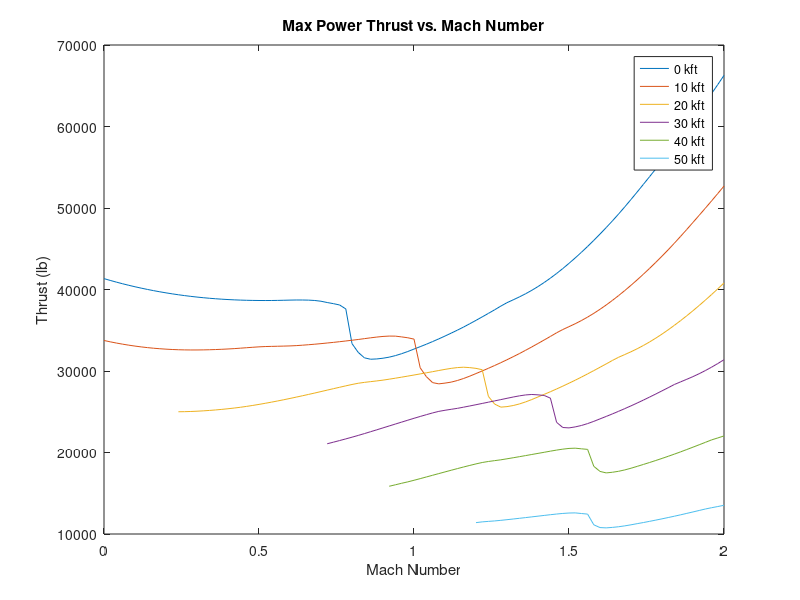
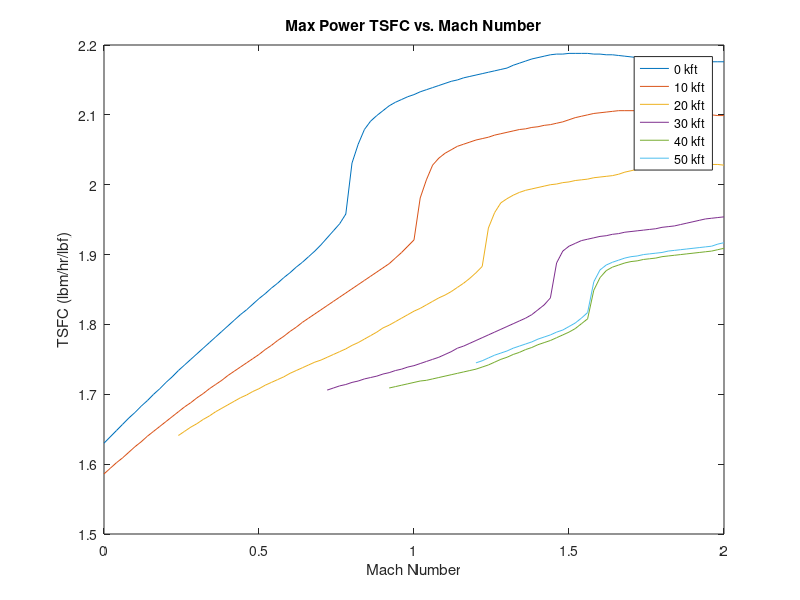

Here is the MATLAB script that generated these plots, in order:
% Afterburning Engine Data
clear; close all;

% 0 kft
ALT_0 = [            0.000       0.000        0.000        0.000        0.000        0.000        0.000        0.000        0.000        0.000        0.000        0.000        0.000        0.000        0.000        0.000        0.000        0.000        0.000        0.000        0.000        0.000        0.000        0.000        0.000        0.000        0.000        0.000        0.000        0.000        0.000        0.000        0.000        0.000        0.000        0.000        0.000        0.000        0.000        0.000        0.000        0.000        0.000        0.000        0.000        0.000        0.000        0.000        0.000        0.000        0.000        0.000        0.000        0.000        0.000        0.000        0.000        0.000        0.000        0.000        0.000        0.000        0.000        0.000        0.000        0.000        0.000        0.000        0.000        0.000        0.000        0.000        0.000        0.000        0.000        0.000        0.000        0.000        0.000        0.000        0.000        0.000        0.000        0.000        0.000        0.000        0.000        0.000        0.000        0.000        0.000        0.000        0.000        0.000        0.000        0.000        0.000        0.000        0.000        0.000        0.000 ];
Mn_0 = [               0.0000      0.0200       0.0400       0.0600       0.0800       0.1000       0.1200       0.1400       0.1600       0.1800       0.2000       0.2200       0.2400       0.2600       0.2800       0.3000       0.3200       0.3400       0.3600       0.3800       0.4000       0.4200       0.4400       0.4600       0.4800       0.5000       0.5200       0.5400       0.5600       0.5800       0.6000       0.6200       0.6400       0.6600       0.6800       0.7000       0.7200       0.7400       0.7600       0.7800       0.8000       0.8200       0.8400       0.8600       0.8800       0.9000       0.9200       0.9400       0.9600       0.9800       1.0000       1.0200       1.0400       1.0600       1.0800       1.1000       1.1200       1.1400       1.1600       1.1800       1.2000       1.2200       1.2400       1.2600       1.2800       1.3000       1.3200       1.3400       1.3600       1.3800       1.4000       1.4200       1.4400       1.4600       1.4800       1.5000       1.5200       1.5400       1.5600       1.5800       1.6000       1.6200       1.6400       1.6600       1.6800       1.7000       1.7200       1.7400       1.7600       1.7800       1.8000       1.8200       1.8400       1.8600       1.8800       1.9000       1.9200       1.9400       1.9600       1.9800       2.0000 ];
TSFC_0 = [               1.630       1.639        1.648        1.657        1.666        1.674        1.683        1.691        1.700        1.708        1.717        1.725        1.734        1.742        1.750        1.758        1.766        1.774        1.782        1.790        1.798        1.806        1.814        1.821        1.829        1.837        1.844        1.852        1.859        1.867        1.874        1.882        1.889        1.897        1.905        1.914        1.924        1.934        1.944        1.958        2.031        2.058        2.079        2.091        2.099        2.106        2.113        2.118        2.122        2.126        2.129        2.133        2.136        2.139        2.142        2.145        2.148        2.150        2.153        2.155        2.157        2.159        2.161        2.163        2.165        2.167        2.171        2.174        2.177        2.180        2.182        2.184        2.186        2.187        2.187        2.188        2.188        2.188        2.188        2.187        2.187        2.186        2.186        2.185        2.184        2.183        2.182        2.181        2.180        2.179        2.179        2.178        2.178        2.177        2.177        2.177        2.177        2.176        2.176        2.176        2.176 ];
Fn_0 = [        41334.605   41115.071    40905.146    40704.679    40515.451    40336.890    40168.112    40008.873    39859.756    39719.803    39589.360    39467.368    39355.075    39251.762    39157.370    39071.599    38994.465    38925.572    38865.038    38812.319    38767.236    38729.943    38699.871    38676.989    38660.902    38651.271    38647.724    38650.865    38663.337    38680.454    38699.383    38713.051    38711.410    38696.351    38652.022    38560.374    38402.720    38264.977    38101.456    37615.935    33361.206    32287.994    31616.932    31444.004    31480.701    31569.251    31700.167    31888.974    32123.038    32392.176    32691.414    32987.152    33288.990    33611.292    33944.108    34288.766    34646.375    35013.920    35395.581    35800.873    36214.869    36639.276    37069.552    37507.683    37961.822    38383.845    38733.531    39091.437    39478.546    39900.446    40361.780    40859.519    41394.978    41965.585    42570.843    43208.482    43872.329    44563.769    45283.488    46030.231    46801.652    47597.774    48416.514    49265.152    50144.132    51047.800    51967.247    52905.242    53848.358    54800.996    55768.750    56749.773    57742.861    58750.450    59766.802    60800.127    61857.025    62939.782    64039.211    65149.320    66269.397 ];

% 10 kft
ALT_10 = [      10000.000   10000.000    10000.000    10000.000    10000.000    10000.000    10000.000    10000.000    10000.000    10000.000    10000.000    10000.000    10000.000    10000.000    10000.000    10000.000    10000.000    10000.000    10000.000    10000.000    10000.000    10000.000    10000.000    10000.000    10000.000    10000.000    10000.000    10000.000    10000.000    10000.000    10000.000    10000.000    10000.000    10000.000    10000.000    10000.000    10000.000    10000.000    10000.000    10000.000    10000.000    10000.000    10000.000    10000.000    10000.000    10000.000    10000.000    10000.000    10000.000    10000.000    10000.000    10000.000    10000.000    10000.000    10000.000    10000.000    10000.000    10000.000    10000.000    10000.000    10000.000    10000.000    10000.000    10000.000    10000.000    10000.000    10000.000    10000.000    10000.000    10000.000    10000.000    10000.000    10000.000    10000.000    10000.000    10000.000    10000.000    10000.000    10000.000    10000.000    10000.000    10000.000    10000.000    10000.000    10000.000    10000.000    10000.000    10000.000    10000.000    10000.000    10000.000    10000.000    10000.000    10000.000    10000.000    10000.000    10000.000    10000.000    10000.000    10000.000    10000.000 ];
Mn_10 = [       0.0000      0.0200       0.0400       0.0600       0.0800       0.1000       0.1200       0.1400       0.1600       0.1800       0.2000       0.2200       0.2400       0.2600       0.2800       0.3000       0.3200       0.3400       0.3600       0.3800       0.4000       0.4200       0.4400       0.4600       0.4800       0.5000       0.5200       0.5400       0.5600       0.5800       0.6000       0.6200       0.6400       0.6600       0.6800       0.7000       0.7200       0.7400       0.7600       0.7800       0.8000       0.8200       0.8400       0.8600       0.8800       0.9000       0.9200       0.9400       0.9600       0.9800       1.0000       1.0200       1.0400       1.0600       1.0800       1.1000       1.1200       1.1400       1.1600       1.1800       1.2000       1.2200       1.2400       1.2600       1.2800       1.3000       1.3200       1.3400       1.3600       1.3800       1.4000       1.4200       1.4400       1.4600       1.4800       1.5000       1.5200       1.5400       1.5600       1.5800       1.6000       1.6200       1.6400       1.6600       1.6800       1.7000       1.7200       1.7400       1.7600       1.7800       1.8000       1.8200       1.8400       1.8600       1.8800       1.9000       1.9200       1.9400       1.9600       1.9800       2.0000]; 
TSFC_10 = [       1.586       1.594        1.602        1.609        1.617        1.625        1.632        1.640        1.647        1.654        1.661        1.668        1.675        1.682        1.688        1.695        1.701        1.708        1.714        1.720        1.727        1.733        1.739        1.745        1.751        1.757        1.764        1.770        1.777        1.783        1.790        1.796        1.803        1.809        1.815        1.821        1.827        1.833        1.839        1.845        1.851        1.857        1.863        1.869        1.875        1.881        1.887        1.895        1.903        1.912        1.921        1.981        2.007        2.028        2.038        2.045        2.050        2.055        2.058        2.061        2.064        2.066        2.068        2.071        2.073        2.075        2.077        2.079        2.080        2.082        2.083        2.085        2.086        2.088        2.090        2.093        2.096        2.098        2.100        2.102        2.103        2.104        2.105        2.106        2.106        2.106        2.106        2.106        2.105        2.105        2.104        2.104        2.103        2.102        2.102        2.101        2.101        2.100        2.100        2.099        2.099 ];
Fn_10 = [    33744.808   33581.230    33431.046    33293.873    33169.500    33057.700    32957.995    32870.558    32794.944    32733.481    32680.978    32639.073    32608.687    32589.833    32581.195    32582.066    32591.366    32608.444    32633.312    32664.577    32703.236    32746.512    32801.117    32857.257    32912.566    32963.640    33001.099    33020.620    33037.808    33056.814    33078.819    33114.824    33166.549    33224.800    33288.678    33358.340    33435.422    33512.343    33596.097    33683.776    33774.429    33867.886    33970.321    34071.639    34165.097    34241.851    34285.410    34278.058    34185.349    34077.599    33912.880    30390.920    29300.743    28573.631    28424.264    28515.091    28636.966    28833.844    29082.437    29370.783    29687.171    30006.539    30332.680    30672.671    31018.930    31382.123    31755.774    32138.267    32541.984    32954.820    33377.746    33807.080    34241.616    34689.184    35089.809    35442.425    35799.709    36189.345    36614.702    37075.045    37570.710    38100.133    38662.119    39254.943    39874.174    40516.864    41186.389    41879.102    42594.911    43333.141    44091.358    44874.486    45687.010    46521.973    47370.283    48236.497    49107.582    49985.656    50875.530    51779.460    52691.464 ];

% 20 kft
ALT_20 = [     20000.000   20000.000    20000.000    20000.000    20000.000    20000.000    20000.000    20000.000    20000.000    20000.000    20000.000    20000.000    20000.000    20000.000    20000.000    20000.000    20000.000    20000.000    20000.000    20000.000    20000.000    20000.000    20000.000    20000.000    20000.000    20000.000    20000.000    20000.000    20000.000    20000.000    20000.000    20000.000    20000.000    20000.000    20000.000    20000.000    20000.000    20000.000    20000.000    20000.000    20000.000    20000.000    20000.000    20000.000    20000.000    20000.000    20000.000    20000.000    20000.000    20000.000    20000.000    20000.000    20000.000    20000.000    20000.000    20000.000    20000.000    20000.000    20000.000    20000.000    20000.000    20000.000    20000.000    20000.000    20000.000    20000.000    20000.000    20000.000    20000.000    20000.000    20000.000    20000.000    20000.000    20000.000    20000.000    20000.000    20000.000    20000.000    20000.000    20000.000    20000.000    20000.000    20000.000    20000.000    20000.000    20000.000    20000.000    20000.000    20000.000 ];
Mn_20 = [          0.2400      0.2600       0.2800       0.3000       0.3200       0.3400       0.3600       0.3800       0.4000       0.4200       0.4400       0.4600       0.4800       0.5000       0.5200       0.5400       0.5600       0.5800       0.6000       0.6200       0.6400       0.6600       0.6800       0.7000       0.7200       0.7400       0.7600       0.7800       0.8000       0.8200       0.8400       0.8600       0.8800       0.9000       0.9200       0.9400       0.9600       0.9800       1.0000       1.0200       1.0400       1.0600       1.0800       1.1000       1.1200       1.1400       1.1600       1.1800       1.2000       1.2200       1.2400       1.2600       1.2800       1.3000       1.3200       1.3400       1.3600       1.3800       1.4000       1.4200       1.4400       1.4600       1.4800       1.5000       1.5200       1.5400       1.5600       1.5800       1.6000       1.6200       1.6400       1.6600       1.6800       1.7000       1.7200       1.7400       1.7600       1.7800       1.8000       1.8200       1.8400       1.8600       1.8800       1.9000       1.9200       1.9400       1.9600       1.9800       2.0000 ];
TSFC_20 = [         1.641       1.647        1.653        1.658        1.664        1.669        1.675        1.680        1.685        1.690        1.695        1.699        1.704        1.708        1.713        1.717        1.721        1.725        1.730        1.734        1.738        1.742        1.746        1.749        1.753        1.757        1.761        1.765        1.770        1.774        1.779        1.784        1.789        1.795        1.799        1.804        1.809        1.814        1.819        1.823        1.828        1.833        1.838        1.842        1.847        1.853        1.859        1.866        1.874        1.883        1.938        1.960        1.974        1.980        1.985        1.989        1.992        1.994        1.996        1.998        2.000        2.001        2.003        2.004        2.006        2.007        2.008        2.010        2.011        2.012        2.013        2.015        2.018        2.020        2.022        2.024        2.026        2.027        2.028        2.029        2.029        2.029        2.029        2.029        2.029        2.029        2.029        2.029        2.028 ];
Fn_20 = [         24999.593   25010.965    25034.063    25067.164    25110.053    25161.693    25222.192    25291.512    25369.193    25455.106    25550.556    25659.079    25776.815    25903.305    26036.886    26177.172    26323.159    26475.668    26632.682    26794.565    26960.569    27128.998    27300.216    27477.661    27653.799    27830.540    28003.604    28178.681    28345.775    28496.161    28605.053    28695.494    28783.501    28880.422    28996.871    29118.629    29245.210    29375.065    29507.778    29642.922    29779.618    29917.315    30061.655    30200.015    30324.480    30420.567    30465.551    30415.516    30323.399    30159.826    26885.860    25945.864    25566.465    25630.772    25763.422    25956.970    26208.315    26498.339    26818.167    27133.962    27458.622    27795.712    28143.365    28502.247    28870.220    29251.482    29645.997    30049.232    30458.486    30870.918    31293.320    31685.857    32020.586    32361.656    32730.815    33131.006    33565.914    34033.589    34528.721    35054.952    35608.819    36183.584    36780.461    37400.634    38041.924    38703.497    39383.920    40081.788    40804.573 ];

% 30 kft
ALT_30 = [    30000.000   30000.000    30000.000    30000.000    30000.000    30000.000    30000.000    30000.000    30000.000    30000.000    30000.000    30000.000    30000.000    30000.000    30000.000    30000.000    30000.000    30000.000    30000.000    30000.000    30000.000    30000.000    30000.000    30000.000    30000.000    30000.000    30000.000    30000.000    30000.000    30000.000    30000.000    30000.000    30000.000    30000.000    30000.000    30000.000    30000.000    30000.000    30000.000    30000.000    30000.000    30000.000    30000.000    30000.000    30000.000    30000.000    30000.000    30000.000    30000.000    30000.000    30000.000    30000.000    30000.000    30000.000    30000.000    30000.000    30000.000    30000.000    30000.000    30000.000    30000.000    30000.000    30000.000    30000.000    30000.000]; 
Mn_30 = [              0.7200      0.7400       0.7600       0.7800       0.8000       0.8200       0.8400       0.8600       0.8800       0.9000       0.9200       0.9400       0.9600       0.9800       1.0000       1.0200       1.0400       1.0600       1.0800       1.1000       1.1200       1.1400       1.1600       1.1800       1.2000       1.2200       1.2400       1.2600       1.2800       1.3000       1.3200       1.3400       1.3600       1.3800       1.4000       1.4200       1.4400       1.4600       1.4800       1.5000       1.5200       1.5400       1.5600       1.5800       1.6000       1.6200       1.6400       1.6600       1.6800       1.7000       1.7200       1.7400       1.7600       1.7800       1.8000       1.8200       1.8400       1.8600       1.8800       1.9000       1.9200       1.9400       1.9600       1.9800       2.0000 ];
TSFC_30 = [             1.706       1.709        1.712        1.714        1.717        1.719        1.722        1.724        1.726        1.729        1.731        1.734        1.736        1.739        1.741        1.744        1.747        1.750        1.753        1.757        1.761        1.766        1.769        1.773        1.777        1.781        1.785        1.789        1.793        1.797        1.801        1.805        1.809        1.814        1.821        1.828        1.838        1.888        1.905        1.912        1.916        1.920        1.922        1.924        1.926        1.927        1.929        1.930        1.932        1.933        1.934        1.935        1.936        1.937        1.939        1.940        1.941        1.943        1.945        1.947        1.949        1.951        1.952        1.953        1.954 ];
Fn_30 = [         21071.862   21267.200    21466.423    21670.451    21878.751    22094.861    22320.922    22552.356    22785.138    23021.200    23257.232    23493.414    23728.338    23964.151    24196.918    24422.924    24642.424    24856.737    25046.436    25181.954    25300.881    25419.172    25563.214    25712.076    25864.358    26019.265    26174.839    26332.367    26489.768    26651.193    26807.996    26950.776    27064.411    27120.274    27073.931    26999.273    26670.456    23700.562    23067.678    23019.380    23141.319    23314.789    23547.931    23822.008    24126.559    24425.902    24735.944    25056.215    25385.992    25724.009    26070.432    26431.728    26803.833    27180.316    27565.491    27951.262    28346.981    28667.952    28985.072    29312.859    29670.392    30056.724    30472.202    30915.323    31386.010 ];

% 40 kft
ALT_40 = [         40000.000   40000.000    40000.000    40000.000    40000.000    40000.000    40000.000    40000.000    40000.000    40000.000    40000.000    40000.000    40000.000    40000.000    40000.000    40000.000    40000.000    40000.000    40000.000    40000.000    40000.000    40000.000    40000.000    40000.000    40000.000    40000.000    40000.000    40000.000    40000.000    40000.000    40000.000    40000.000    40000.000    40000.000    40000.000    40000.000    40000.000    40000.000    40000.000    40000.000    40000.000    40000.000    40000.000    40000.000    40000.000    40000.000    40000.000    40000.000    40000.000    40000.000    40000.000    40000.000    40000.000    40000.000    40000.000 ];
Mn_40 = [            0.9200      0.9400       0.9600       0.9800       1.0000       1.0200       1.0400       1.0600       1.0800       1.1000       1.1200       1.1400       1.1600       1.1800       1.2000       1.2200       1.2400       1.2600       1.2800       1.3000       1.3200       1.3400       1.3600       1.3800       1.4000       1.4200       1.4400       1.4600       1.4800       1.5000       1.5200       1.5400       1.5600       1.5800       1.6000       1.6200       1.6400       1.6600       1.6800       1.7000       1.7200       1.7400       1.7600       1.7800       1.8000       1.8200       1.8400       1.8600       1.8800       1.9000       1.9200       1.9400       1.9600       1.9800       2.0000 ];
TSFC_40 = [              1.709       1.711        1.713        1.715        1.717        1.719        1.720        1.722        1.724        1.726        1.728        1.730        1.732        1.734        1.736        1.739        1.742        1.746        1.750        1.753        1.757        1.760        1.764        1.767        1.771        1.774        1.777        1.781        1.785        1.789        1.794        1.801        1.808        1.849        1.867        1.877        1.882        1.885        1.888        1.890        1.891        1.893        1.894        1.895        1.897        1.898        1.899        1.900        1.901        1.902        1.903        1.904        1.905        1.907        1.909 ];
Fn_40 = [        15857.742   16038.910    16224.204    16397.377    16592.045    16794.054    16999.780    17206.776    17412.968    17619.034    17822.721    18025.934    18224.056    18415.078    18602.139    18772.442    18899.098    19001.989    19103.066    19227.638    19356.241    19487.413    19621.400    19756.856    19891.845    20027.164    20165.883    20296.612    20411.949    20500.483    20530.858    20453.051    20383.492    18305.102    17679.550    17497.169    17575.911    17694.649    17865.395    18070.454    18300.125    18535.451    18773.465    19020.853    19274.366    19535.470    19802.446    20079.517    20366.008    20656.355    20950.394    21247.243    21547.977    21787.746    22032.570 ];

% 50 kft
ALT_50 = [         50000.000   50000.000    50000.000    50000.000    50000.000    50000.000    50000.000    50000.000    50000.000    50000.000    50000.000    50000.000    50000.000    50000.000    50000.000    50000.000    50000.000    50000.000    50000.000    50000.000    50000.000    50000.000    50000.000    50000.000    50000.000    50000.000    50000.000    50000.000    50000.000    50000.000    50000.000    50000.000    50000.000    50000.000    50000.000    50000.000    50000.000    50000.000    50000.000    50000.000    50000.000 ];
Mn_50 = [            1.2000      1.2200       1.2400       1.2600       1.2800       1.3000       1.3200       1.3400       1.3600       1.3800       1.4000       1.4200       1.4400       1.4600       1.4800       1.5000       1.5200       1.5400       1.5600       1.5800       1.6000       1.6200       1.6400       1.6600       1.6800       1.7000       1.7200       1.7400       1.7600       1.7800       1.8000       1.8200       1.8400       1.8600       1.8800       1.9000       1.9200       1.9400       1.9600       1.9800       2.0000 ];
TSFC_50 = [             1.745      1.748        1.752        1.756        1.759        1.762        1.766        1.769        1.772        1.775        1.779        1.782        1.785        1.789        1.792        1.797        1.802        1.809        1.817        1.861        1.878        1.885        1.889        1.892        1.895        1.897        1.898        1.900        1.901        1.902        1.903        1.905        1.906        1.907        1.908        1.909        1.910        1.911        1.912        1.915        1.917 ];
Fn_50 = [        11395.122   11488.306    11548.477    11604.618    11676.681    11757.317    11840.876    11926.420    12013.607    12101.853    12190.298    12279.703    12368.198    12450.963    12523.129    12574.750    12590.622    12515.051    12440.944    11128.386    10788.916    10751.952    10810.815    10890.767    10999.458    11128.283    11270.186    11407.113    11553.591    11705.426    11860.863    12020.700    12184.305    12354.384    12530.017    12707.570    12887.299    13068.652    13226.448    13370.872    13524.790 ];

% plot max power thrust vs. Mach number
figure;
plot(Mn_0, Fn_0)
hold on
plot(Mn_10, Fn_10)
plot(Mn_20, Fn_20)
plot(Mn_30, Fn_30)
plot(Mn_40, Fn_40)
plot(Mn_50, Fn_50)
xlabel("Mach Number")
ylabel("Thrust (lb)")
legend("0 kft","10 kft", "20 kft", "30 kft", "40 kft", "50 kft")
title("Max Power Thrust vs. Mach Number")

% plot TSFC vs. Mach number
figure;
plot(Mn_0, TSFC_0)
hold on
plot(Mn_10, TSFC_10)
plot(Mn_20, TSFC_20)
plot(Mn_30, TSFC_30)
plot(Mn_40, TSFC_40)
plot(Mn_50, TSFC_50)
xlabel("Mach Number")
ylabel("TSFC (lbm/hr/lbf)")
legend("0 kft","10 kft", "20 kft", "30 kft", "40 kft", "50 kft")
title("Max Power TSFC vs. Mach Number")
